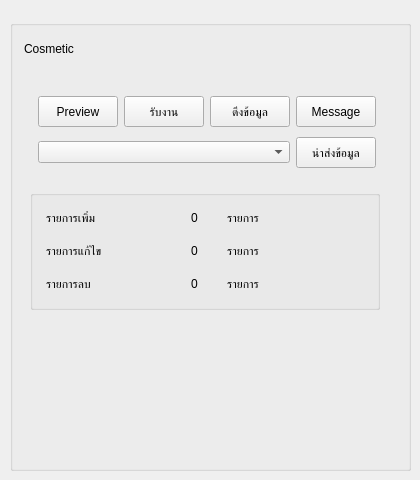
      <widget class="QWidget" name="page_8">
       <widget class="QGroupBox" name="groupCosmetic">
        <property name="geometry">
         <rect>
          <x>10</x>
          <y>20</y>
          <width>401</width>
          <height>451</height>
         </rect>
        </property>
        <property name="minimumSize">
         <size>
          <width>110</width>
          <height>31</height>
         </size>
        </property>
        <property name="title">
         <string/>
        </property>
        <widget class="QLabel" name="cosmeticTopic">
         <property name="geometry">
          <rect>
           <x>14</x>
           <y>17</y>
           <width>371</width>
           <height>23</height>
          </rect>
         </property>
         <property name="minimumSize">
          <size>
           <width>300</width>
           <height>0</height>
          </size>
         </property>
         <property name="text">
          <string>Cosmetic</string>
         </property>
        </widget>
        <widget class="QGroupBox" name="groupBox_8">
         <property name="geometry">
          <rect>
           <x>20</x>
           <y>170</y>
           <width>350</width>
           <height>120</height>
          </rect>
         </property>
         <property name="title">
          <string/>
         </property>
         <widget class="QWidget" name="layoutWidget">
          <property name="geometry">
           <rect>
            <x>10</x>
            <y>10</y>
            <width>331</width>
            <height>101</height>
           </rect>
          </property>
          <layout class="QGridLayout" name="gridLayout_8">
           <property name="leftMargin">
            <number>6</number>
           </property>
           <property name="topMargin">
            <number>6</number>
           </property>
           <property name="rightMargin">
            <number>6</number>
           </property>
           <property name="bottomMargin">
            <number>6</number>
           </property>
           <property name="verticalSpacing">
            <number>10</number>
           </property>
           <item row="0" column="0">
            <widget class="QLabel" name="label">
             <property name="minimumSize">
              <size>
               <width>120</width>
               <height>0</height>
              </size>
             </property>
             <property name="text">
              <string>รายการเพิ่ม</string>
             </property>
            </widget>
           </item>
           <item row="0" column="1">
            <widget class="QLabel" name="cosmeticAddLabel">
             <property name="minimumSize">
              <size>
               <width>30</width>
               <height>0</height>
              </size>
             </property>
             <property name="maximumSize">
              <size>
               <width>30</width>
               <height>16777215</height>
              </size>
             </property>
             <property name="text">
              <string>0</string>
             </property>
            </widget>
           </item>
           <item row="0" column="2">
            <widget class="QLabel" name="label_18">
             <property name="text">
              <string>รายการ</string>
             </property>
            </widget>
           </item>
           <item row="1" column="0">
            <widget class="QLabel" name="label_3">
             <property name="minimumSize">
              <size>
               <width>120</width>
               <height>0</height>
              </size>
             </property>
             <property name="text">
              <string>รายการแก้ไข</string>
             </property>
            </widget>
           </item>
           <item row="1" column="1">
            <widget class="QLabel" name="cosmeticEditLabel">
             <property name="minimumSize">
              <size>
               <width>30</width>
               <height>0</height>
              </size>
             </property>
             <property name="maximumSize">
              <size>
               <width>30</width>
               <height>16777215</height>
              </size>
             </property>
             <property name="text">
              <string>0</string>
             </property>
            </widget>
           </item>
           <item row="1" column="2">
            <widget class="QLabel" name="label_20">
             <property name="text">
              <string>รายการ</string>
             </property>
            </widget>
           </item>
           <item row="2" column="0">
            <widget class="QLabel" name="label_6">
             <property name="minimumSize">
              <size>
               <width>120</width>
               <height>0</height>
              </size>
             </property>
             <property name="text">
              <string>รายการลบ</string>
             </property>
            </widget>
           </item>
           <item row="2" column="1">
            <widget class="QLabel" name="cosmeticDeleteLabel">
             <property name="minimumSize">
              <size>
               <width>30</width>
               <height>0</height>
              </size>
             </property>
             <property name="maximumSize">
              <size>
               <width>30</width>
               <height>16777215</height>
              </size>
             </property>
             <property name="text">
              <string>0</string>
             </property>
            </widget>
           </item>
           <item row="2" column="2">
            <widget class="QLabel" name="label_21">
             <property name="text">
              <string>รายการ</string>
             </property>
            </widget>
           </item>
          </layout>
         </widget>
        </widget>
        <widget class="QWidget" name="layoutWidget">
         <property name="geometry">
          <rect>
           <x>22</x>
           <y>70</y>
           <width>350</width>
           <height>84</height>
          </rect>
         </property>
         <layout class="QGridLayout" name="gridLayout_7">
          <property name="leftMargin">
           <number>6</number>
          </property>
          <property name="topMargin">
           <number>6</number>
          </property>
          <property name="rightMargin">
           <number>6</number>
          </property>
          <property name="bottomMargin">
           <number>6</number>
          </property>
          <property name="verticalSpacing">
           <number>10</number>
          </property>
          <item row="0" column="0">
           <widget class="QPushButton" name="previewBtn">
            <property name="minimumSize">
             <size>
              <width>80</width>
              <height>31</height>
             </size>
            </property>
            <property name="maximumSize">
             <size>
              <width>80</width>
              <height>16777215</height>
             </size>
            </property>
            <property name="text">
             <string>Preview</string>
            </property>
           </widget>
          </item>
          <item row="0" column="1">
           <widget class="QPushButton" name="acceptJobBth">
            <property name="minimumSize">
             <size>
              <width>80</width>
              <height>31</height>
             </size>
            </property>
            <property name="maximumSize">
             <size>
              <width>80</width>
              <height>16777215</height>
             </size>
            </property>
            <property name="text">
             <string>รับงาน</string>
            </property>
           </widget>
          </item>
          <item row="0" column="2">
           <widget class="QPushButton" name="cosmetic_loadataBtn">
            <property name="minimumSize">
             <size>
              <width>80</width>
              <height>31</height>
             </size>
            </property>
            <property name="maximumSize">
             <size>
              <width>80</width>
              <height>16777215</height>
             </size>
            </property>
            <property name="text">
             <string>ดึงข้อมูล</string>
            </property>
           </widget>
          </item>
          <item row="0" column="3">
           <widget class="QPushButton" name="readMessage">
            <property name="minimumSize">
             <size>
              <width>80</width>
              <height>31</height>
             </size>
            </property>
            <property name="maximumSize">
             <size>
              <width>80</width>
              <height>16777215</height>
             </size>
            </property>
            <property name="text">
             <string>Message</string>
            </property>
           </widget>
          </item>
          <item row="1" column="0" colspan="3">
           <widget class="QComboBox" name="cosmeticCombo"/>
          </item>
          <item row="1" column="3">
           <widget class="QPushButton" name="cosmetic_senddataBtn">
            <property name="minimumSize">
             <size>
              <width>80</width>
              <height>31</height>
             </size>
            </property>
            <property name="text">
             <string>นำส่งข้อมูล</string>
            </property>
           </widget>
          </item>
         </layout>
        </widget>
       </widget>
      </widget>
